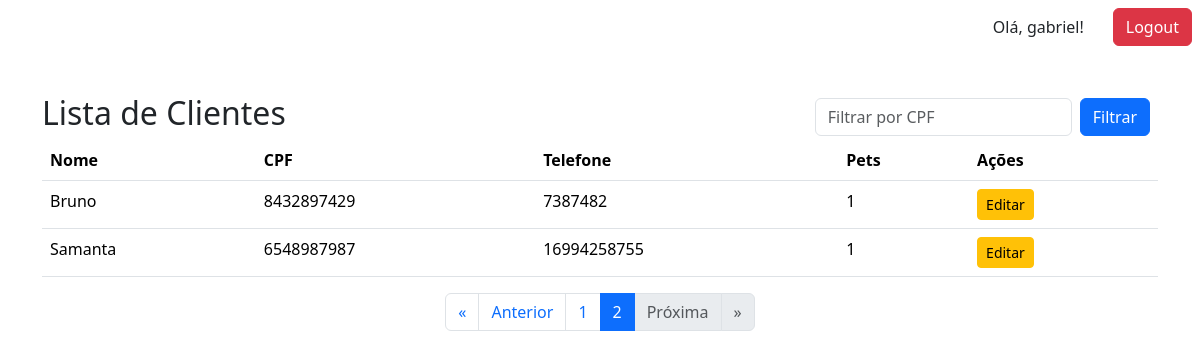
Screenshot of /clientes/?page=2 (signed in) with the database file from the repository.
### core/models.py (models this page shows, shortened)
class Cliente(models.Model):
    usuario = models.OneToOneField(User,
                                   on_delete=models.CASCADE,
                                   related_name='cliente', null=True)
    nome = models.CharField(max_length=100)
    cpf = models.CharField(max_length=11, blank=True, null=True)
    telefone = models.CharField(max_length=15)
    email = models.EmailField()
    endereco = models.TextField()

### core/views.py (the view)
# urls.py: path('clientes/', views.lista_clientes, name='lista_clientes'),
@login_required(login_url='login')
def lista_clientes(request):
    filtro_cpf = request.GET.get('cpf', '')
    clientes_qs = Cliente.objects.all().prefetch_related('animais')
    if filtro_cpf:
        clientes_qs = clientes_qs.filter(cpf__icontains=filtro_cpf)
    paginator = Paginator(clientes_qs, 10)  # 10 clientes por página
    page_number = request.GET.get('page')
    clientes = paginator.get_page(page_number)
    return render(request, 'cliente/lista_clientes.html', {
        'clientes': clientes,
        'filtro_cpf': filtro_cpf
    })

### templates/cliente/lista_clientes.html (shortened to what this page needs)
{% extends "base.html" %}
{% block content %}
<div class="page-header d-flex justify-content-between align-items-center">
    <h2 class="page-title">Lista de Clientes</h2>
    <form method="get" class="d-flex">
        <input type="text" name="cpf" value="{{ filtro_cpf }}"
            class="form-control me-2" placeholder="Filtrar por CPF">
        <button type="submit" class="btn btn-primary me-2">Filtrar</button>
    </form>
</div>
<table class="table">
    <thead>
        <tr>
            <th>Nome</th>
            <th>CPF</th>
            <th>Telefone</th>
            <th>Pets</th>
            <th>Ações</th>
        </tr>
    </thead>
    <tbody>
    {% for cliente in clientes %}
        <tr>
            <td>{{ cliente.nome }}</td>
            <td>{{ cliente.cpf }}</td>
            <td>{{ cliente.telefone }}</td>
            <td>{{ cliente.animais.all.count }}</td>
            <td>
                <a href="{% url 'edit_cliente' cliente.id %}" class="btn btn-warning btn-sm">Editar</a>
            </td>
        </tr>
    {% endfor %}
    </tbody>
</table>
{% include "components/pagination.html" with page_obj=clientes %}
{% endblock %}

### templates/base.html (shortened to what this page needs)
{% load static %}
<!doctype html>
<html lang="en">
<head>
    <link href="https://cdn.jsdelivr.net/npm/bootstrap@5.3.7/dist/css/bootstrap.min.css" rel="stylesheet">
</head>
<body>
	<div class="d-flex gap-3 align-content-center justify-content-end m-2">
		{% if request.user.is_authenticated %}
		<a class="btn btn-transparent">Olá, {{ request.user.username }}!</a>
		<a class="btn btn-danger" href="{% url 'logout' %}">Logout</a>
		{% endif %}
	</div>
	<div class="container my-5">
	{% block content %}
	{% endblock %}
	</div>
</body>
</html>

### rows the page displays
Cliente: nome "Bruno", cpf "8432897429", telefone "7387482", animais.all.count "1"
Cliente: nome "Samanta", cpf "6548987987", telefone "16994258755", animais.all.count "1"

### other values shown
{{ request.user.username }} "gabriel"
{{ num }} "1"
{{ num }} "2"
